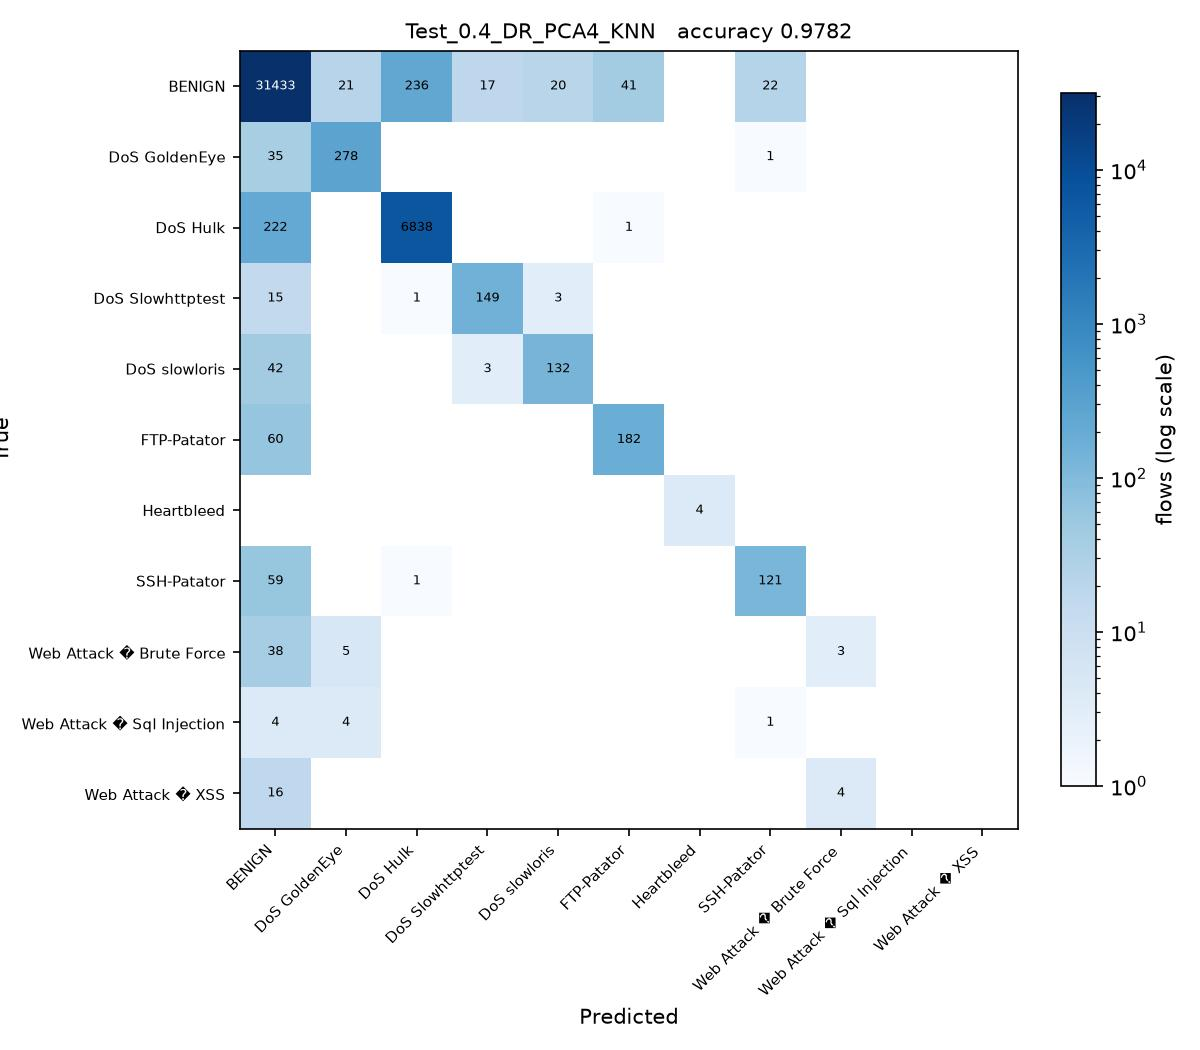

This figure's Python source:
# Test_0.4_DR_PCA4_KNN.py
#
# Test size 0.4  |  PCA, 4 components  |  k-Nearest Neighbors (sheet #13)
#
# This is SGDC_60_40.py with the changes marked CHANGE below and nothing else.

import os
from pathlib import Path

# CHANGE 1: find the folder holding the three CSV files and run from there, so
# the plain file names below resolve no matter where this script is started
# from or how deeply it sits inside the project folder.
HERE = Path(__file__).resolve().parent
for PROJECT in [HERE, *HERE.parents]:
    if (PROJECT / 'Tuesday-WorkingHours.pcap_ISCX.csv').exists():
        os.chdir(PROJECT)
        break
else:
    raise SystemExit('Put this folder inside the folder that holds the three '
                     'CIC-IDS2017 CSV files, then run the script again.')
import numpy as np
import pandas as pd

df1 = pd.read_csv('Tuesday-WorkingHours.pcap_ISCX.csv', low_memory=True)
df2 = pd.read_csv('Wednesday-workingHours.pcap_ISCX.csv', low_memory=True)
df3 = pd.read_csv('Thursday-WorkingHours-Morning-WebAttacks.pcap_ISCX.csv', low_memory=True)

dataset = pd.concat([df1, df2, df3], ignore_index=True)

dataset.columns = dataset.columns.str.strip()

# CHANGE 2: a stratified sample of 100000 flows, the same for every run. An RBF
# SVM on all 1.3 million flows would take about an hour per script.
# At least 50 flows of every class are kept.
label = dataset.columns[-1]
dataset = pd.concat(
    [g.sample(n=min(len(g), max(50, round(100000 * len(g) / len(dataset)))), random_state=0)
     for _, g in dataset.groupby(label)],
    ignore_index=True
)

X = dataset.iloc[:, :-1]
y = dataset.iloc[:, -1]

X = X.apply(pd.to_numeric, errors='coerce')

X.replace([np.inf, -np.inf], np.nan, inplace=True)

from sklearn.impute import SimpleImputer

imputer = SimpleImputer(missing_values=np.nan, strategy='mean')
X = imputer.fit_transform(X)

from sklearn.preprocessing import LabelEncoder

labelencoder_y = LabelEncoder()
y = labelencoder_y.fit_transform(y)

from sklearn.model_selection import train_test_split

X_train, X_test, y_train, y_test = train_test_split(
    X,
    y,
    test_size=0.4,   # CHANGE 3: test size
    random_state=0,
    stratify=y
)

# CHANGE 4: PCA, from PCA_LDA_KErnel_PCA_CODE.pdf (fit only on training data)
from sklearn.decomposition import PCA

pca = PCA(n_components=4)
X_train = pca.fit_transform(X_train)
X_test = pca.transform(X_test)

# CHANGE 5: k-Nearest Neighbors (sheet #13) in place of SGDClassifier
from sklearn.neighbors import KNeighborsClassifier

classifier = KNeighborsClassifier(
    n_neighbors=5,
    metric='minkowski',
    p=2
)

classifier.fit(X_train, y_train)

y_pred = classifier.predict(X_test) 

from sklearn.metrics import confusion_matrix
from sklearn.metrics import accuracy_score
from sklearn.metrics import precision_score
from sklearn.metrics import recall_score
from sklearn.metrics import f1_score
from sklearn.metrics import classification_report

cm = confusion_matrix(y_test, y_pred)

print("Confusion Matrix:\n")
print(cm)

print("\nAccuracy : {:.4f}".format(accuracy_score(y_test, y_pred)))
print("\nPrecision : {:.4f}".format(precision_score(y_test, y_pred, average='weighted')))
print("\nRecall : {:.4f}".format(recall_score(y_test, y_pred, average='weighted')))
print("\nF1 Score : {:.4f}".format(f1_score(y_test, y_pred, average='weighted')))

print("\nClassification Report:\n")
print(classification_report(y_test, y_pred))

# CHANGE 6: save the confusion matrix as Test_0.4_DR_PCA4_KNN.jpg and record the result
import matplotlib
matplotlib.use('Agg')
import matplotlib.pyplot as plt
from matplotlib.colors import LogNorm

here = HERE                     # the folder this script sits in
names = [str(c) for c in labelencoder_y.classes_]
fig, ax = plt.subplots(figsize=(8, 7))
im = ax.imshow(cm, cmap='Blues', norm=LogNorm(vmin=1))
ax.set_xticks(range(len(names)), names, rotation=45, ha='right', fontsize=7)
ax.set_yticks(range(len(names)), names, fontsize=7)
ax.set_xlabel('Predicted')
ax.set_ylabel('True')
ax.set_title('Test_0.4_DR_PCA4_KNN   accuracy {:.4f}'.format(accuracy_score(y_test, y_pred)), fontsize=10)
for i in range(cm.shape[0]):
    for j in range(cm.shape[1]):
        if cm[i, j]:
            ax.text(j, i, cm[i, j], ha='center', va='center', fontsize=6,
                    color='white' if cm[i, j] > cm.max() / 3 else 'black')
fig.colorbar(im, ax=ax, fraction=0.04, label='flows (log scale)')
fig.tight_layout()
fig.savefig(here / 'Test_0.4_DR_PCA4_KNN.jpg', dpi=150)
plt.close(fig)

row = pd.DataFrame([{
    'Test': 0.4, 'DR': 'PCA4', 'Clas': 'KNN',
    'Acc': round(accuracy_score(y_test, y_pred), 4),
    'Pre': round(precision_score(y_test, y_pred, average='weighted'), 4),
    'Rec': round(recall_score(y_test, y_pred, average='weighted'), 4),
    'F1': round(f1_score(y_test, y_pred, average='weighted'), 4),
    'script': 'Test_0.4_DR_PCA4_KNN',
}])
out = PROJECT / 'results' / '75_runs_pca.csv'
out.parent.mkdir(exist_ok=True)
if out.exists():
    old = pd.read_csv(out)
    row = pd.concat([old[old['script'] != 'Test_0.4_DR_PCA4_KNN'], row], ignore_index=True)
row.to_csv(out, index=False)
